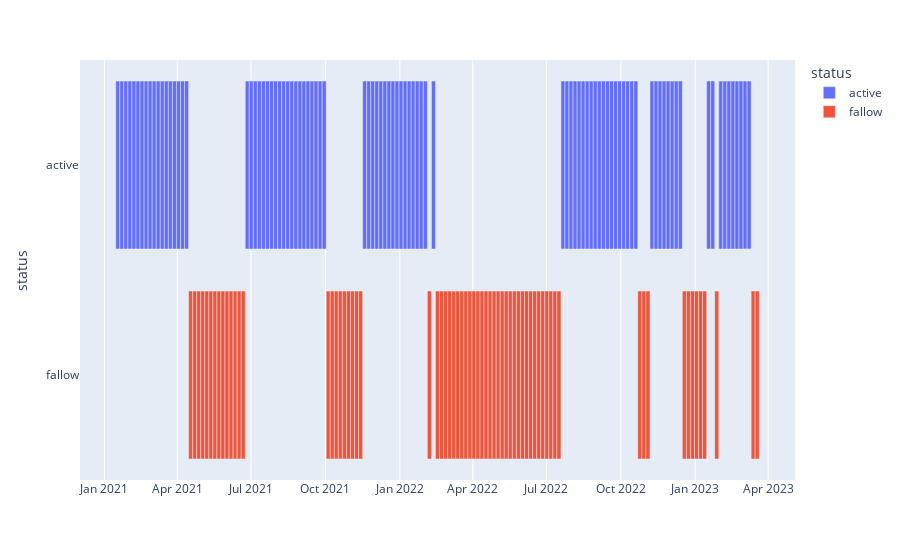

This figure's notebook cell:
### Code cell
fig = px.timeline(data_ponds, x_start="start_date", x_end="end_date", y="status",color="status")
# fig.update_yaxes(autorange="reversed")
fig.show()
